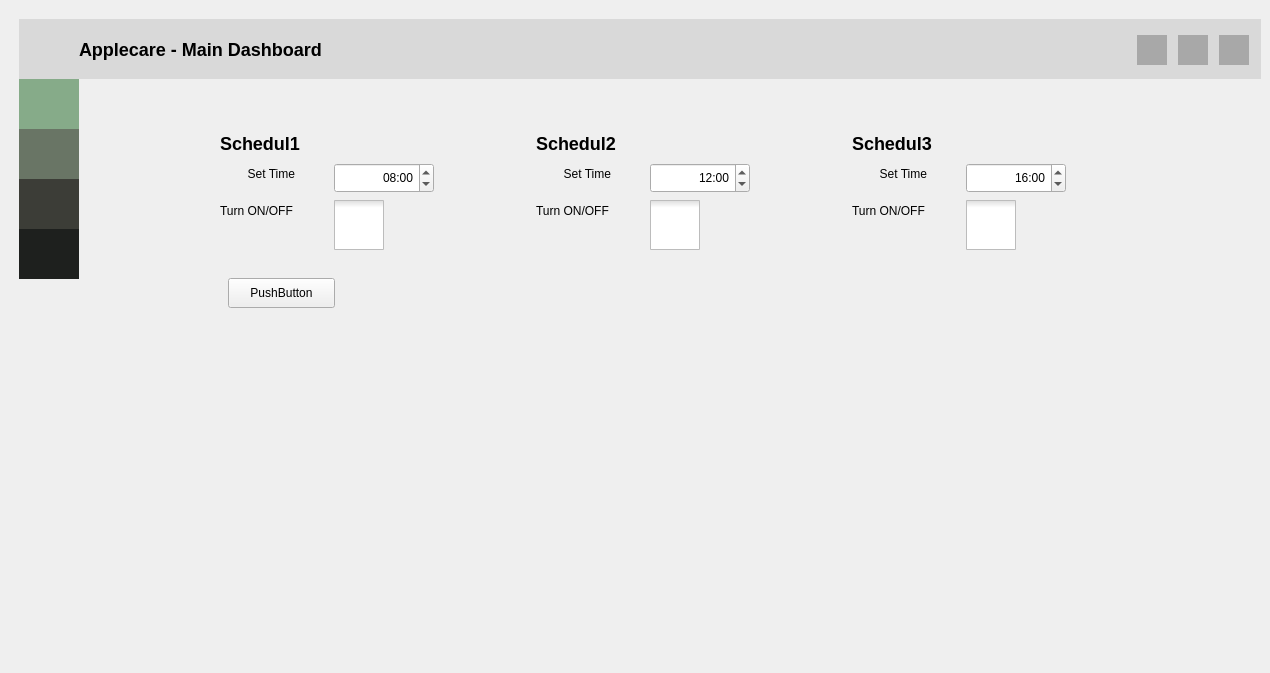
<?xml version="1.0" encoding="UTF-8"?>
<ui version="4.0">
 <class>Dialog</class>
 <widget class="QDialog" name="Dialog">
  <property name="geometry">
   <rect>
    <x>0</x>
    <y>0</y>
    <width>1270</width>
    <height>673</height>
   </rect>
  </property>
  <property name="windowTitle">
   <string>Dialog</string>
  </property>
  <widget class="QFrame" name="bgApp_">
   <property name="geometry">
    <rect>
     <x>10</x>
     <y>10</y>
     <width>1260</width>
     <height>988</height>
    </rect>
   </property>
   <layout class="QHBoxLayout" name="bgApp" stretch="0,0,0">
    <property name="spacing">
     <number>0</number>
    </property>
    <item alignment="Qt::AlignTop">
     <widget class="QFrame" name="leftMenuBg">
      <property name="sizePolicy">
       <sizepolicy hsizetype="Preferred" vsizetype="Preferred">
        <horstretch>0</horstretch>
        <verstretch>0</verstretch>
       </sizepolicy>
      </property>
      <property name="minimumSize">
       <size>
        <width>0</width>
        <height>0</height>
       </size>
      </property>
      <property name="maximumSize">
       <size>
        <width>60</width>
        <height>16777215</height>
       </size>
      </property>
      <layout class="QVBoxLayout" name="verticalLayout_3">
       <property name="spacing">
        <number>0</number>
       </property>
       <property name="leftMargin">
        <number>0</number>
       </property>
       <property name="topMargin">
        <number>0</number>
       </property>
       <property name="rightMargin">
        <number>0</number>
       </property>
       <property name="bottomMargin">
        <number>0</number>
       </property>
       <item>
        <widget class="QFrame" name="topLogoInfo">
         <property name="minimumSize">
          <size>
           <width>0</width>
           <height>60</height>
          </size>
         </property>
         <property name="maximumSize">
          <size>
           <width>16777215</width>
           <height>60</height>
          </size>
         </property>
         <property name="styleSheet">
          <string notr="true">QFrame {
	/*border: 1px solid #262525;*/
	background-image: url(:/images/images/images/apple_flower.png);
    background-repeat: no-repeat;
    background-position: center;
    background-color: #D9D9D9;
}</string>
         </property>
         <property name="lineWidth">
          <number>1</number>
         </property>
        </widget>
       </item>
       <item alignment="Qt::AlignTop">
        <widget class="QFrame" name="verticalFrame">
         <property name="minimumSize">
          <size>
           <width>60</width>
           <height>0</height>
          </size>
         </property>
         <property name="maximumSize">
          <size>
           <width>16777215</width>
           <height>500</height>
          </size>
         </property>
         <property name="layoutDirection">
          <enum>Qt::RightToLeft</enum>
         </property>
         <layout class="QVBoxLayout" name="leftMenuFrame_2">
          <property name="spacing">
           <number>0</number>
          </property>
          <property name="leftMargin">
           <number>0</number>
          </property>
          <property name="topMargin">
           <number>0</number>
          </property>
          <property name="rightMargin">
           <number>0</number>
          </property>
          <property name="bottomMargin">
           <number>0</number>
          </property>
          <item>
           <widget class="QFrame" name="Main_Dashboard">
            <property name="maximumSize">
             <size>
              <width>16777215</width>
              <height>50</height>
             </size>
            </property>
            <layout class="QVBoxLayout" name="verticalLayout_2">
             <property name="spacing">
              <number>0</number>
             </property>
             <property name="leftMargin">
              <number>0</number>
             </property>
             <property name="topMargin">
              <number>0</number>
             </property>
             <property name="rightMargin">
              <number>0</number>
             </property>
             <property name="bottomMargin">
              <number>0</number>
             </property>
             <item>
              <widget class="QPushButton" name="Btn_Main_Dashboard">
               <property name="minimumSize">
                <size>
                 <width>0</width>
                 <height>50</height>
                </size>
               </property>
               <property name="styleSheet">
                <string notr="true">QPushButton {
	border:none;
    background-image: url(:/icons/images/icons/cil-home.png);
    background-repeat: no-repeat;
    background-position: center;
    background-color: #86AB89;  /* 버튼 배경색을 흰색으로 설정 */
    color: transparent;  /* 텍스트를 숨김 */
}

</string>
               </property>
               <property name="text">
                <string>PushButton</string>
               </property>
              </widget>
             </item>
            </layout>
           </widget>
          </item>
          <item>
           <widget class="QFrame" name="Pollination_Monitor">
            <property name="sizePolicy">
             <sizepolicy hsizetype="Preferred" vsizetype="Preferred">
              <horstretch>0</horstretch>
              <verstretch>0</verstretch>
             </sizepolicy>
            </property>
            <property name="minimumSize">
             <size>
              <width>0</width>
              <height>0</height>
             </size>
            </property>
            <property name="maximumSize">
             <size>
              <width>16777215</width>
              <height>50</height>
             </size>
            </property>
            <layout class="QVBoxLayout" name="verticalLayout_7">
             <property name="spacing">
              <number>0</number>
             </property>
             <property name="leftMargin">
              <number>0</number>
             </property>
             <property name="topMargin">
              <number>0</number>
             </property>
             <property name="rightMargin">
              <number>0</number>
             </property>
             <property name="bottomMargin">
              <number>0</number>
             </property>
             <item>
              <widget class="QPushButton" name="Btn_Pollination_Monitor">
               <property name="minimumSize">
                <size>
                 <width>0</width>
                 <height>50</height>
                </size>
               </property>
               <property name="layoutDirection">
                <enum>Qt::LeftToRight</enum>
               </property>
               <property name="styleSheet">
                <string notr="true">QPushButton {
	border:none;
    background-image: url(:/icons/images/icons/cil-map.png);
    background-repeat: no-repeat;
    background-position: center;
    background-color: #697565;  /* 버튼 배경색을 흰색으로 설정 */
    color: transparent;  /* 텍스트를 숨김 */
}
                
</string>
               </property>
               <property name="text">
                <string>PushButton</string>
               </property>
              </widget>
             </item>
            </layout>
           </widget>
          </item>
          <item>
           <widget class="QFrame" name="Statistics">
            <property name="maximumSize">
             <size>
              <width>16777215</width>
              <height>50</height>
             </size>
            </property>
            <layout class="QVBoxLayout" name="verticalLayout_6">
             <property name="spacing">
              <number>0</number>
             </property>
             <property name="leftMargin">
              <number>0</number>
             </property>
             <property name="topMargin">
              <number>0</number>
             </property>
             <property name="rightMargin">
              <number>0</number>
             </property>
             <property name="bottomMargin">
              <number>0</number>
             </property>
             <item>
              <widget class="QPushButton" name="Btn_Statistics">
               <property name="minimumSize">
                <size>
                 <width>0</width>
                 <height>50</height>
                </size>
               </property>
               <property name="styleSheet">
                <string notr="true">QPushButton {
	border:none;
	background-image: url(:/icons/images/icons/cil-chart.png);
    background-repeat: no-repeat;
    background-position: center;
    background-color: #3C3D37;  /* 버튼 배경색을 흰색으로 설정 */
    color: transparent;  /* 텍스트를 숨김 */
}
</string>
               </property>
               <property name="text">
                <string>PushButton</string>
               </property>
              </widget>
             </item>
            </layout>
           </widget>
          </item>
          <item>
           <widget class="QFrame" name="Schedule_Setting">
            <property name="minimumSize">
             <size>
              <width>0</width>
              <height>0</height>
             </size>
            </property>
            <property name="maximumSize">
             <size>
              <width>16777215</width>
              <height>50</height>
             </size>
            </property>
            <property name="cursor">
             <cursorShape>ArrowCursor</cursorShape>
            </property>
            <property name="layoutDirection">
             <enum>Qt::LeftToRight</enum>
            </property>
            <property name="autoFillBackground">
             <bool>false</bool>
            </property>
            <layout class="QVBoxLayout" name="verticalLayout">
             <property name="spacing">
              <number>0</number>
             </property>
             <property name="leftMargin">
              <number>0</number>
             </property>
             <property name="topMargin">
              <number>0</number>
             </property>
             <property name="rightMargin">
              <number>0</number>
             </property>
             <property name="bottomMargin">
              <number>0</number>
             </property>
             <item>
              <widget class="QPushButton" name="Btn_Schedule_Setting">
               <property name="minimumSize">
                <size>
                 <width>0</width>
                 <height>50</height>
                </size>
               </property>
               <property name="styleSheet">
                <string notr="true">QPushButton {
	border:none;
	background-image: url(:/icons/images/icons/cil-alarm.png);
    background-repeat: no-repeat;
    background-position: center;
    background-color: #1E201E;  /* 버튼 배경색을 흰색으로 설정 */
    color: transparent;  /* 텍스트를 숨김 */
}</string>
               </property>
               <property name="text">
                <string>PushButton</string>
               </property>
              </widget>
             </item>
            </layout>
           </widget>
          </item>
         </layout>
        </widget>
       </item>
      </layout>
     </widget>
    </item>
    <item>
     <widget class="QFrame" name="extraLeftBox">
      <property name="maximumSize">
       <size>
        <width>0</width>
        <height>16777215</height>
       </size>
      </property>
      <layout class="QVBoxLayout" name="verticalLayout_5"/>
     </widget>
    </item>
    <item>
     <widget class="QFrame" name="contentBox">
      <property name="minimumSize">
       <size>
        <width>0</width>
        <height>0</height>
       </size>
      </property>
      <layout class="QVBoxLayout" name="verticalLayout_4">
       <property name="spacing">
        <number>0</number>
       </property>
       <property name="leftMargin">
        <number>0</number>
       </property>
       <property name="topMargin">
        <number>0</number>
       </property>
       <property name="rightMargin">
        <number>0</number>
       </property>
       <property name="bottomMargin">
        <number>0</number>
       </property>
       <item>
        <widget class="QFrame" name="horizontalFrame">
         <property name="minimumSize">
          <size>
           <width>0</width>
           <height>60</height>
          </size>
         </property>
         <property name="maximumSize">
          <size>
           <width>16777215</width>
           <height>60</height>
          </size>
         </property>
         <property name="styleSheet">
          <string notr="true">QFrame {
	/*border: 1px solid #262525;*/
    background-color: #D9D9D9;
}</string>
         </property>
         <layout class="QHBoxLayout" name="horizontalLayout">
          <property name="spacing">
           <number>0</number>
          </property>
          <property name="leftMargin">
           <number>0</number>
          </property>
          <property name="topMargin">
           <number>0</number>
          </property>
          <property name="rightMargin">
           <number>0</number>
          </property>
          <property name="bottomMargin">
           <number>0</number>
          </property>
          <item>
           <widget class="QFrame" name="leftBox_3">
            <property name="maximumSize">
             <size>
              <width>16777215</width>
              <height>60</height>
             </size>
            </property>
            <layout class="QHBoxLayout" name="horizontalLayout_3">
             <property name="spacing">
              <number>0</number>
             </property>
             <property name="leftMargin">
              <number>0</number>
             </property>
             <property name="topMargin">
              <number>0</number>
             </property>
             <property name="rightMargin">
              <number>0</number>
             </property>
             <property name="bottomMargin">
              <number>0</number>
             </property>
             <item>
              <widget class="QLabel" name="label">
               <property name="minimumSize">
                <size>
                 <width>1048</width>
                 <height>0</height>
                </size>
               </property>
               <property name="maximumSize">
                <size>
                 <width>1048</width>
                 <height>16777215</height>
                </size>
               </property>
               <property name="styleSheet">
                <string notr="true">QLabel {
	border: 2px;
    color: ; 
    /*background-color: #B4B4B8;*/
    font-size: 18px;            /* 텍스트 크기 */
    font-family: &quot;Helvetica&quot;, Arial, sans-serif;  /* 여러 폰트 지정 */
    font-weight: bold;           /* 굵게 */
    /*font-style: italic;           이탤릭체 */
}
</string>
               </property>
               <property name="text">
                <string>Applecare - Main Dashboard</string>
               </property>
              </widget>
             </item>
            </layout>
           </widget>
          </item>
          <item>
           <widget class="QFrame" name="rightButtons_3">
            <property name="minimumSize">
             <size>
              <width>135</width>
              <height>0</height>
             </size>
            </property>
            <property name="maximumSize">
             <size>
              <width>135</width>
              <height>60</height>
             </size>
            </property>
            <layout class="QHBoxLayout" name="horizontalLayout_2">
             <property name="spacing">
              <number>0</number>
             </property>
             <property name="leftMargin">
              <number>0</number>
             </property>
             <property name="topMargin">
              <number>0</number>
             </property>
             <property name="rightMargin">
              <number>0</number>
             </property>
             <property name="bottomMargin">
              <number>0</number>
             </property>
             <item>
              <widget class="QPushButton" name="minimizeAppBtn_3">
               <property name="minimumSize">
                <size>
                 <width>30</width>
                 <height>30</height>
                </size>
               </property>
               <property name="maximumSize">
                <size>
                 <width>28</width>
                 <height>28</height>
                </size>
               </property>
               <property name="cursor">
                <cursorShape>PointingHandCursor</cursorShape>
               </property>
               <property name="toolTip">
                <string>Minimize</string>
               </property>
               <property name="styleSheet">
                <string notr="true">QPushButton {
	border: none;
    /*background-image: url(:/icons/images/icons/cil-windows-minimize.png);*/
    background-repeat: no-repeat;
    background-position: center;
    background-color: #A8A8A8; 
    color: transparent;  /* 텍스트를 숨김 */
}

</string>
               </property>
               <property name="text">
                <string/>
               </property>
               <property name="icon">
                <iconset resource="resources.qrc">
                 <normaloff>:/icons/images/icons/icon_minimize.png</normaloff>:/icons/images/icons/icon_minimize.png</iconset>
               </property>
               <property name="iconSize">
                <size>
                 <width>20</width>
                 <height>20</height>
                </size>
               </property>
              </widget>
             </item>
             <item>
              <widget class="QPushButton" name="maximizeRestoreAppBtn_3">
               <property name="minimumSize">
                <size>
                 <width>30</width>
                 <height>30</height>
                </size>
               </property>
               <property name="maximumSize">
                <size>
                 <width>28</width>
                 <height>28</height>
                </size>
               </property>
               <property name="font">
                <font>
                 <family>Segoe UI</family>
                 <pointsize>10</pointsize>
                 <weight>50</weight>
                 <italic>false</italic>
                 <bold>false</bold>
                 <stylestrategy>PreferDefault</stylestrategy>
                </font>
               </property>
               <property name="cursor">
                <cursorShape>PointingHandCursor</cursorShape>
               </property>
               <property name="toolTip">
                <string>Maximize</string>
               </property>
               <property name="styleSheet">
                <string notr="true">QPushButton {
	border: none;
    /*background-image: url(:/icons/images/icons/icon_maximize.png);*/
    background-repeat: no-repeat;
    background-position: center;
    background-color: #A8A8A8; 
    color: transparent;  /* 텍스트를 숨김 */
}

</string>
               </property>
               <property name="text">
                <string/>
               </property>
               <property name="icon">
                <iconset resource="resources.qrc">
                 <normaloff>:/icons/images/icons/icon_maximize.png</normaloff>:/icons/images/icons/icon_maximize.png</iconset>
               </property>
               <property name="iconSize">
                <size>
                 <width>20</width>
                 <height>20</height>
                </size>
               </property>
              </widget>
             </item>
             <item>
              <widget class="QPushButton" name="closeAppBtn_3">
               <property name="minimumSize">
                <size>
                 <width>30</width>
                 <height>30</height>
                </size>
               </property>
               <property name="maximumSize">
                <size>
                 <width>28</width>
                 <height>28</height>
                </size>
               </property>
               <property name="cursor">
                <cursorShape>PointingHandCursor</cursorShape>
               </property>
               <property name="toolTip">
                <string>Close</string>
               </property>
               <property name="styleSheet">
                <string notr="true">QPushButton {
	border: none;
/*    background-image: url(:/icons/images/icons/icon_close.png);*/
    background-repeat: no-repeat;
    background-position: center;
    background-color: #A8A8A8; 
    color: transparent;  /* 텍스트를 숨김 */
}

</string>
               </property>
               <property name="text">
                <string/>
               </property>
               <property name="icon">
                <iconset resource="resources.qrc">
                 <normaloff>:/icons/images/icons/icon_close.png</normaloff>:/icons/images/icons/icon_close.png</iconset>
               </property>
               <property name="iconSize">
                <size>
                 <width>20</width>
                 <height>20</height>
                </size>
               </property>
              </widget>
             </item>
            </layout>
           </widget>
          </item>
         </layout>
        </widget>
       </item>
       <item>
        <widget class="QFrame" name="contentBottom">
         <property name="styleSheet">
          <string notr="true"/>
         </property>
         <layout class="QVBoxLayout" name="verticalLayout_8">
          <item>
           <widget class="QFrame" name="content">
            <property name="styleSheet">
             <string notr="true"/>
            </property>
            <layout class="QHBoxLayout" name="horizontalLayout_7">
             <property name="spacing">
              <number>0</number>
             </property>
             <property name="leftMargin">
              <number>0</number>
             </property>
             <property name="topMargin">
              <number>0</number>
             </property>
             <property name="rightMargin">
              <number>0</number>
             </property>
             <property name="bottomMargin">
              <number>0</number>
             </property>
             <item>
              <widget class="QFrame" name="pagesContainer">
               <layout class="QVBoxLayout" name="verticalLayout_9">
                <property name="spacing">
                 <number>0</number>
                </property>
                <property name="leftMargin">
                 <number>0</number>
                </property>
                <property name="topMargin">
                 <number>0</number>
                </property>
                <property name="rightMargin">
                 <number>0</number>
                </property>
                <property name="bottomMargin">
                 <number>0</number>
                </property>
                <item>
                 <widget class="QStackedWidget" name="stackedWidget">
                  <property name="currentIndex">
                   <number>3</number>
                  </property>
                  <widget class="QWidget" name="Main_Dashboard_2">
                   <widget class="QPushButton" name="pushButton_4">
                    <property name="geometry">
                     <rect>
                      <x>90</x>
                      <y>10</y>
                      <width>107</width>
                      <height>30</height>
                     </rect>
                    </property>
                    <property name="text">
                     <string>main push</string>
                    </property>
                   </widget>
                  </widget>
                  <widget class="QWidget" name="Pollination_Monitor_2">
                   <widget class="QPushButton" name="pushButton_3">
                    <property name="geometry">
                     <rect>
                      <x>100</x>
                      <y>60</y>
                      <width>161</width>
                      <height>30</height>
                     </rect>
                    </property>
                    <property name="text">
                     <string>pollination push</string>
                    </property>
                   </widget>
                  </widget>
                  <widget class="QWidget" name="Statistics_2">
                   <widget class="QPushButton" name="pushButton_2">
                    <property name="geometry">
                     <rect>
                      <x>90</x>
                      <y>110</y>
                      <width>171</width>
                      <height>30</height>
                     </rect>
                    </property>
                    <property name="text">
                     <string>statistics_push</string>
                    </property>
                   </widget>
                  </widget>
                  <widget class="QWidget" name="Schedule_Setting_2">
                   <widget class="QPushButton" name="pushButton_5">
                    <property name="geometry">
                     <rect>
                      <x>140</x>
                      <y>190</y>
                      <width>107</width>
                      <height>30</height>
                     </rect>
                    </property>
                    <property name="text">
                     <string>PushButton</string>
                    </property>
                   </widget>
                   <widget class="QCheckBox" name="checkBox">
                    <property name="geometry">
                     <rect>
                      <x>246</x>
                      <y>112</y>
                      <width>57</width>
                      <height>50</height>
                     </rect>
                    </property>
                    <property name="styleSheet">
                     <string notr="true">QCheckBox::indicator{
	width: 50px;
	height: 50px;
}

QCheckBox::indicator:checked{
	image:url(:/icons/images/icons/on-button.png)
}

QCheckBox::indicator:unchecked{
	image:url(:/icons/images/icons/off-button.png)
}



</string>
                    </property>
                    <property name="text">
                     <string/>
                    </property>
                   </widget>
                   <widget class="QLabel" name="label_2">
                    <property name="geometry">
                     <rect>
                      <x>132</x>
                      <y>42</y>
                      <width>80</width>
                      <height>26</height>
                     </rect>
                    </property>
                    <property name="styleSheet">
                     <string notr="true">QLabel {
    /*background-color: #B4B4B8;*/
    font-size: 18px;            /* 텍스트 크기 */
    font-family: &quot;Helvetica&quot;, Arial, sans-serif;  /* 여러 폰트 지정 */
    font-weight: bold;           /* 굵게 */
    /*font-style: italic;           이탤릭체 */
}
</string>
                    </property>
                    <property name="text">
                     <string>Schedul1</string>
                    </property>
                   </widget>
                   <widget class="QLabel" name="label_4">
                    <property name="geometry">
                     <rect>
                      <x>132</x>
                      <y>112</y>
                      <width>107</width>
                      <height>21</height>
                     </rect>
                    </property>
                    <property name="text">
                     <string>Turn ON/OFF</string>
                    </property>
                   </widget>
                   <widget class="QLabel" name="label_3">
                    <property name="geometry">
                     <rect>
                      <x>132</x>
                      <y>75</y>
                      <width>75</width>
                      <height>21</height>
                     </rect>
                    </property>
                    <property name="layoutDirection">
                     <enum>Qt::LeftToRight</enum>
                    </property>
                    <property name="text">
                     <string>Set Time</string>
                    </property>
                    <property name="alignment">
                     <set>Qt::AlignRight|Qt::AlignTrailing|Qt::AlignVCenter</set>
                    </property>
                   </widget>
                   <widget class="QTimeEdit" name="timeEdit">
                    <property name="geometry">
                     <rect>
                      <x>246</x>
                      <y>75</y>
                      <width>100</width>
                      <height>30</height>
                     </rect>
                    </property>
                    <property name="minimumSize">
                     <size>
                      <width>100</width>
                      <height>0</height>
                     </size>
                    </property>
                    <property name="alignment">
                     <set>Qt::AlignRight|Qt::AlignTrailing|Qt::AlignVCenter</set>
                    </property>
                    <property name="dateTime">
                     <datetime>
                      <hour>8</hour>
                      <minute>0</minute>
                      <second>0</second>
                      <year>2000</year>
                      <month>1</month>
                      <day>1</day>
                     </datetime>
                    </property>
                    <property name="currentSection">
                     <enum>QDateTimeEdit::HourSection</enum>
                    </property>
                    <property name="displayFormat">
                     <string>hh:mm</string>
                    </property>
                   </widget>
                   <widget class="QLabel" name="label_6">
                    <property name="geometry">
                     <rect>
                      <x>448</x>
                      <y>75</y>
                      <width>75</width>
                      <height>21</height>
                     </rect>
                    </property>
                    <property name="text">
                     <string>Set Time</string>
                    </property>
                    <property name="alignment">
                     <set>Qt::AlignRight|Qt::AlignTrailing|Qt::AlignVCenter</set>
                    </property>
                   </widget>
                   <widget class="QLabel" name="label_5">
                    <property name="geometry">
                     <rect>
                      <x>448</x>
                      <y>112</y>
                      <width>107</width>
                      <height>21</height>
                     </rect>
                    </property>
                    <property name="text">
                     <string>Turn ON/OFF</string>
                    </property>
                   </widget>
                   <widget class="QCheckBox" name="checkBox_2">
                    <property name="geometry">
                     <rect>
                      <x>562</x>
                      <y>112</y>
                      <width>57</width>
                      <height>50</height>
                     </rect>
                    </property>
                    <property name="styleSheet">
                     <string notr="true">QCheckBox::indicator{
	width: 50px;
	height: 50px;
}

QCheckBox::indicator:checked{
	image:url(:/icons/images/icons/on-button.png)
}

QCheckBox::indicator:unchecked{
	image:url(:/icons/images/icons/off-button.png)
}



</string>
                    </property>
                    <property name="text">
                     <string/>
                    </property>
                   </widget>
                   <widget class="QLabel" name="label_7">
                    <property name="geometry">
                     <rect>
                      <x>448</x>
                      <y>42</y>
                      <width>80</width>
                      <height>26</height>
                     </rect>
                    </property>
                    <property name="styleSheet">
                     <string notr="true">QLabel {
    /*background-color: #B4B4B8;*/
    font-size: 18px;            /* 텍스트 크기 */
    font-family: &quot;Helvetica&quot;, Arial, sans-serif;  /* 여러 폰트 지정 */
    font-weight: bold;           /* 굵게 */
    /*font-style: italic;           이탤릭체 */
}
</string>
                    </property>
                    <property name="text">
                     <string>Schedul2</string>
                    </property>
                   </widget>
                   <widget class="QTimeEdit" name="timeEdit_2">
                    <property name="geometry">
                     <rect>
                      <x>562</x>
                      <y>75</y>
                      <width>100</width>
                      <height>30</height>
                     </rect>
                    </property>
                    <property name="minimumSize">
                     <size>
                      <width>100</width>
                      <height>0</height>
                     </size>
                    </property>
                    <property name="alignment">
                     <set>Qt::AlignRight|Qt::AlignTrailing|Qt::AlignVCenter</set>
                    </property>
                    <property name="dateTime">
                     <datetime>
                      <hour>12</hour>
                      <minute>0</minute>
                      <second>0</second>
                      <year>2000</year>
                      <month>1</month>
                      <day>1</day>
                     </datetime>
                    </property>
                    <property name="currentSection">
                     <enum>QDateTimeEdit::HourSection</enum>
                    </property>
                    <property name="displayFormat">
                     <string>hh:mm</string>
                    </property>
                    <property name="currentSectionIndex">
                     <number>0</number>
                    </property>
                   </widget>
                   <widget class="QTimeEdit" name="timeEdit_3">
                    <property name="geometry">
                     <rect>
                      <x>878</x>
                      <y>75</y>
                      <width>100</width>
                      <height>30</height>
                     </rect>
                    </property>
                    <property name="minimumSize">
                     <size>
                      <width>100</width>
                      <height>0</height>
                     </size>
                    </property>
                    <property name="alignment">
                     <set>Qt::AlignRight|Qt::AlignTrailing|Qt::AlignVCenter</set>
                    </property>
                    <property name="dateTime">
                     <datetime>
                      <hour>16</hour>
                      <minute>0</minute>
                      <second>0</second>
                      <year>2000</year>
                      <month>1</month>
                      <day>1</day>
                     </datetime>
                    </property>
                    <property name="currentSection">
                     <enum>QDateTimeEdit::HourSection</enum>
                    </property>
                    <property name="displayFormat">
                     <string>hh:mm</string>
                    </property>
                   </widget>
                   <widget class="QCheckBox" name="checkBox_3">
                    <property name="geometry">
                     <rect>
                      <x>878</x>
                      <y>112</y>
                      <width>57</width>
                      <height>50</height>
                     </rect>
                    </property>
                    <property name="styleSheet">
                     <string notr="true">QCheckBox::indicator{
	width: 50px;
	height: 50px;
}

QCheckBox::indicator:checked{
	image:url(:/icons/images/icons/on-button.png)
}

QCheckBox::indicator:unchecked{
	image:url(:/icons/images/icons/off-button.png)
}



</string>
                    </property>
                    <property name="text">
                     <string/>
                    </property>
                   </widget>
                   <widget class="QLabel" name="label_10">
                    <property name="geometry">
                     <rect>
                      <x>764</x>
                      <y>112</y>
                      <width>107</width>
                      <height>21</height>
                     </rect>
                    </property>
                    <property name="text">
                     <string>Turn ON/OFF</string>
                    </property>
                   </widget>
                   <widget class="QLabel" name="label_8">
                    <property name="geometry">
                     <rect>
                      <x>764</x>
                      <y>42</y>
                      <width>80</width>
                      <height>26</height>
                     </rect>
                    </property>
                    <property name="styleSheet">
                     <string notr="true">QLabel {
    /*background-color: #B4B4B8;*/
    font-size: 18px;            /* 텍스트 크기 */
    font-family: &quot;Helvetica&quot;, Arial, sans-serif;  /* 여러 폰트 지정 */
    font-weight: bold;           /* 굵게 */
    /*font-style: italic;           이탤릭체 */
}
</string>
                    </property>
                    <property name="text">
                     <string>Schedul3</string>
                    </property>
                   </widget>
                   <widget class="QLabel" name="label_9">
                    <property name="geometry">
                     <rect>
                      <x>764</x>
                      <y>75</y>
                      <width>75</width>
                      <height>21</height>
                     </rect>
                    </property>
                    <property name="text">
                     <string>Set Time</string>
                    </property>
                    <property name="alignment">
                     <set>Qt::AlignRight|Qt::AlignTrailing|Qt::AlignVCenter</set>
                    </property>
                   </widget>
                  </widget>
                 </widget>
                </item>
               </layout>
              </widget>
             </item>
             <item>
              <widget class="QFrame" name="extraRightBox">
               <property name="maximumSize">
                <size>
                 <width>0</width>
                 <height>16777215</height>
                </size>
               </property>
               <layout class="QVBoxLayout" name="verticalLayout_10">
                <property name="spacing">
                 <number>0</number>
                </property>
                <property name="leftMargin">
                 <number>0</number>
                </property>
                <property name="topMargin">
                 <number>0</number>
                </property>
                <property name="rightMargin">
                 <number>0</number>
                </property>
                <property name="bottomMargin">
                 <number>0</number>
                </property>
               </layout>
              </widget>
             </item>
            </layout>
           </widget>
          </item>
         </layout>
        </widget>
       </item>
      </layout>
     </widget>
    </item>
   </layout>
  </widget>
 </widget>
 <resources>
  <include location="resources.qrc"/>
 </resources>
 <connections/>
</ui>
